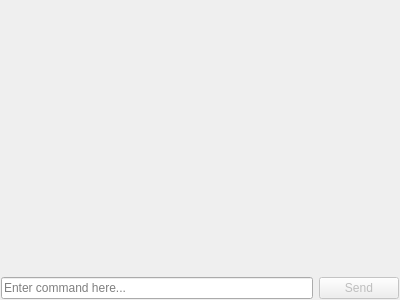
<?xml version="1.0" encoding="UTF-8"?>
<ui version="4.0">
 <class>MyWidget</class>
 <widget class="QWidget" name="MyWidget">
  <property name="geometry">
   <rect>
    <x>0</x>
    <y>0</y>
    <width>400</width>
    <height>300</height>
   </rect>
  </property>
  <layout class="QVBoxLayout" name="vBox">
   <property name="leftMargin">
    <number>1</number>
   </property>
   <property name="topMargin">
    <number>1</number>
   </property>
   <property name="rightMargin">
    <number>1</number>
   </property>
   <property name="bottomMargin">
    <number>1</number>
   </property>
   <item>
    <widget class="QTextEdit" name="textEdit">
     <property name="styleSheet">
      <string notr="true">background-color: transparent;</string>
     </property>
     <property name="readOnly">
      <bool>true</bool>
     </property>
    </widget>
   </item>
   <item>
    <layout class="QHBoxLayout" name="hBox">
     <item>
      <widget class="QLineEdit" name="lineEdit">
       <property name="placeholderText">
        <string>Enter command here...</string>
       </property>
      </widget>
     </item>
     <item>
      <widget class="QPushButton" name="pushButton">
       <property name="enabled">
        <bool>false</bool>
       </property>
       <property name="text">
        <string>Send</string>
       </property>
      </widget>
     </item>
    </layout>
   </item>
  </layout>
 </widget>
 <resources>
  <include location="client_app.qrc"/>
 </resources>
 <connections/>
</ui>
